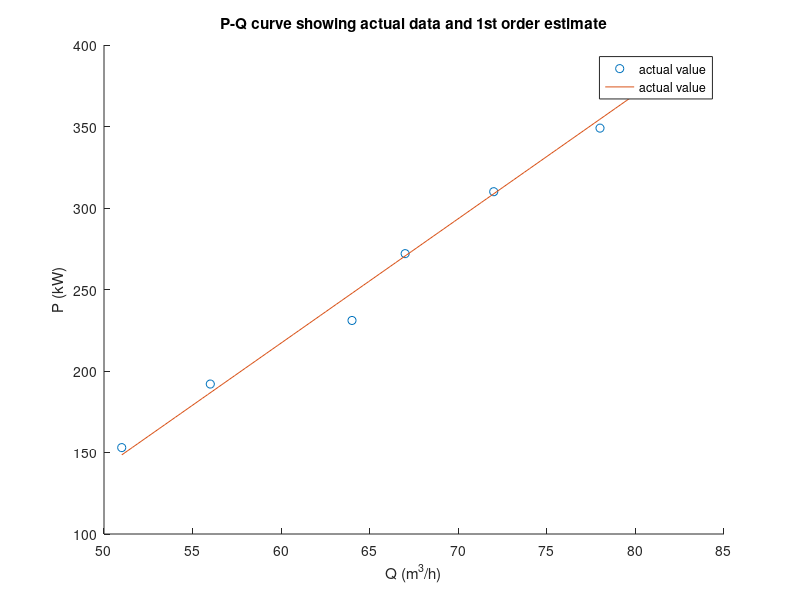

The MATLAB script that drew this image:
P = [81,78,72,67,64,56,51];
Q = [387,349,310,272,231,192,153];

a = flip(polyfit(P,Q,1));
x = linspace(min(P),max(P));
y = a(1) + a(2)*x;
hold on
plot(P,Q,'o','DisplayName','actual value')
plot(x,y,'DisplayName','actual value')
hold off
legend show
xlabel("Q (m^3/h)")
ylabel("P (kW)")
title("P-Q curve showing actual data and 1st order estimate")